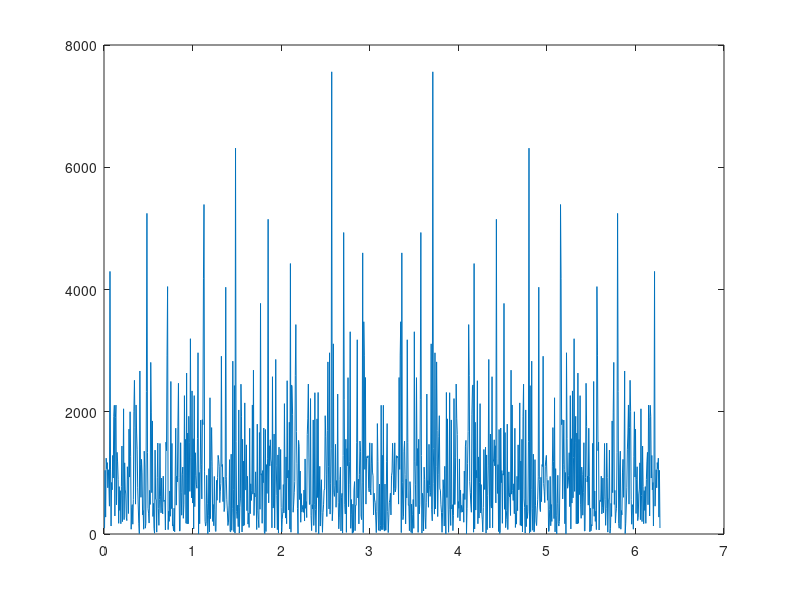

Here is the MATLAB script that generated this plot:
clf
clear all
close all
clc

Fs = 8000;                          %Sample Frequency [Hz]
v = 330;                            %Speed of sound [m/s]
phi = 16*pi/10                      %XY-plane angle [rad]
theta = 0;                          %Z-axis angle [rad]
d = 0.04;                           %Distance between microphones [m]
maxFreq = 4000;                     %Highest allowed Freqency [Hz]

dtA = cos(phi)*d/v;               %Time difference between microphones in top horizontal pair
dtB = sin(phi)*d/v;               %Time difference between microphones in right vertical pair
dtC = cos(phi)*d/v;               %Time difference between microphones in bottom horizontal pair
dtD = sin(phi)*d/v;               %Time difference between microphones in left vertical pair

dphase1 = dtA*Fs;                   %Convert timedifference into fraction of sample frequency. Phase difference between microphone 2 and 1.
dphase2 = dtB*Fs;                   %Convert timedifference into fraction of sample frequency. Reference microphone.
dphase3 = dtC*Fs+dtB*Fs;            %Convert timedifference into fraction of sample frequency. Phase difference between microphone 2 and 3.
dphase4 = dtD*Fs;                   %Convert timedifference into fraction of sample frequency. Phase difference between microphone 2 and 4.

h1 = sinc((-10:10)-dphase1);        
h2 = sinc((-10:10)-0);             
h3 = sinc((-10:10)-dphase3);
h4 = sinc((-10:10)-dphase4);

x = randn(1024,1);                  %Random noise

x1 = filter(h1,1,x);
x2 = filter(h2,1,x);
x3 = filter(h3,1,x);
x4 = filter(h4,1,x);

X1 = fft(x1);
X2 = fft(x2);
X3 = fft(x3);
X4 = fft(x4);

GA = X2.*conj(X1);
GB = X2.*conj(X4);
GC = X4.*conj(X3);
GD = X1.*conj(X3);

w = (0:1023)*2*pi/1024;

plot(w,abs(GA))

maxvalue = 0;
maxtau = 0;
nbrofvalues = 1000;
alpha = linspace(0,2*pi,nbrofvalues);

for i = 1:nbrofvalues  
%totval = sum(GA(10:502).*exp(-1*j*w(10:502)'*d/v*cos(taus(i)))+GB(10:502).*exp(-1*j*w(10:502)'*d/v*sin(taus(i)))+GC(10:502).*exp(-1*j*w(10:502)'*d/v*cos(taus(i)))+GD(10:502).*exp(-1*j*w(10:502)'*d/v*sin(taus(i))));    
totval = sum(GA(10:502).*exp(-1*j*w(10:502)'*d/v*Fs*cos(alpha(i)))+GB(10:502).*exp(-1*j*w(10:502)'*d/v*Fs*sin(alpha(i)))+GC(10:502).*exp(-1*j*w(10:502)'*d/v*1*Fs*cos(alpha(i)))+GD(10:502).*exp(-1*j*w(10:502)'*d/v*Fs*sin(alpha(i))));    
if(totval > maxvalue)
        maxvalue = totval;
        maxtau = alpha(i);
end 
    
end

maxtau

